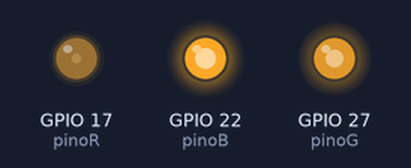
Bench run of a program on a simulated Raspberry Pi (BCM pin numbers). On the bench: output pins drawn as LEDs (lit = HIGH). Random numbers come from a fixed seed.

Above: at 0.12 s.
At 4.87 s:
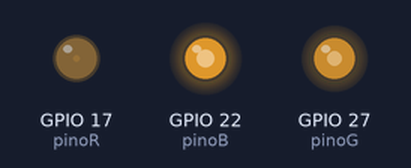
At 9.87 s:
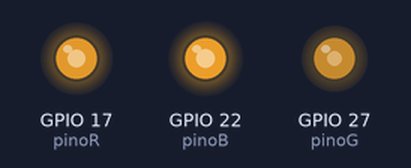
At 19.87 s:
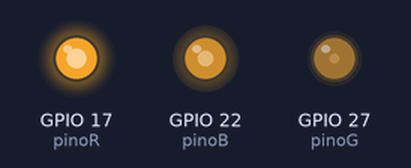
At 29.62 s:
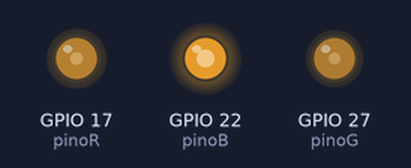
At 39.63 s:
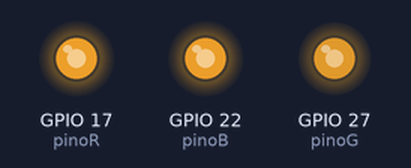
Timing chart, 0 to 40.0 s (numbered marks = the images above):
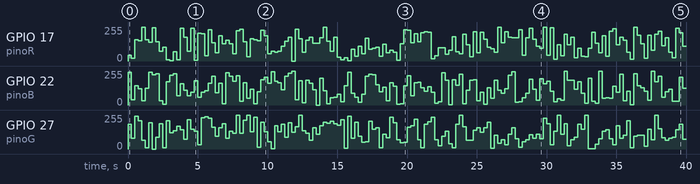

Measured:
- by itself, GPIO 17 (pinoR): 0/255 → 43/255 at 0.00 s, → 20/255 0.25 s later, → 161/255 0.25 s later, → 153/255 0.25 s later, … (158 changes in this stretch)
- by itself, GPIO 22 (pinoB): 0/255 → 247/255 at 0.00 s, → 38/255 0.25 s later, → 145/255 0.25 s later, → 122/255 0.25 s later, … (159 changes in this stretch)

The program:

CoresAleatorias.py
```python
#!/usr/bin/python

# Autor: Felipe Ferreira

# Cores aleatorias com Raspberry utilizando PWM e led RGB

import RPi.GPIO as GPIO
import time
from random import randint

try:
    pinoR = 17  # pino RPi BCM 17
    pinoG = 27  # pino RPi BCM 27
    pinoB = 22  # pino RPi BCM 22

    tempo = 0.25 # tempo do sleep
    modoEndereco = GPIO.BCM # Modo de enderecamento do RPi
    frequencia = 100    # Frequencia do PWM

    GPIO.setwarnings(False) # Nao exibir mensagens de advertencia
    GPIO.setmode(modoEndereco)
    GPIO.setup(pinoR, GPIO.OUT)
    GPIO.setup(pinoG, GPIO.OUT)
    GPIO.setup(pinoB, GPIO.OUT)

    pwmR = GPIO.PWM(pinoR, frequencia)
    pwmG = GPIO.PWM(pinoG, frequencia)
    pwmB = GPIO.PWM(pinoB, frequencia)

    pwmR.start(0)
    pwmG.start(0)
    pwmB.start(0)

    while True:
        pwmR.ChangeDutyCycle(randint(0,100))
        pwmG.ChangeDutyCycle(randint(0,100))
        pwmB.ChangeDutyCycle(randint(0,100))
        time.sleep(tempo)


except KeyboardInterrupt:
    pwmR.stop(0)
    pwmG.stop(0)
    pwmB.stop(0)
    GPIO.cleanup()
    print "Configuracoes apagadas."
```
